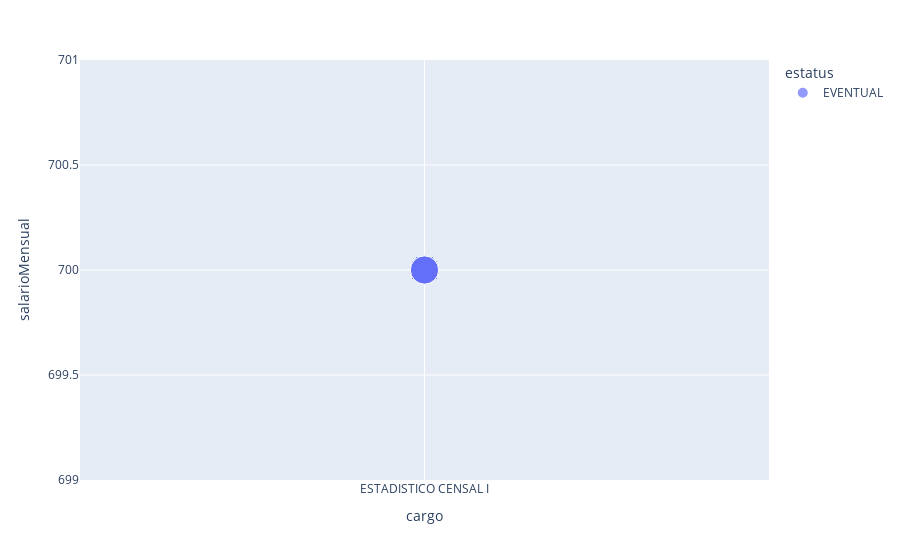
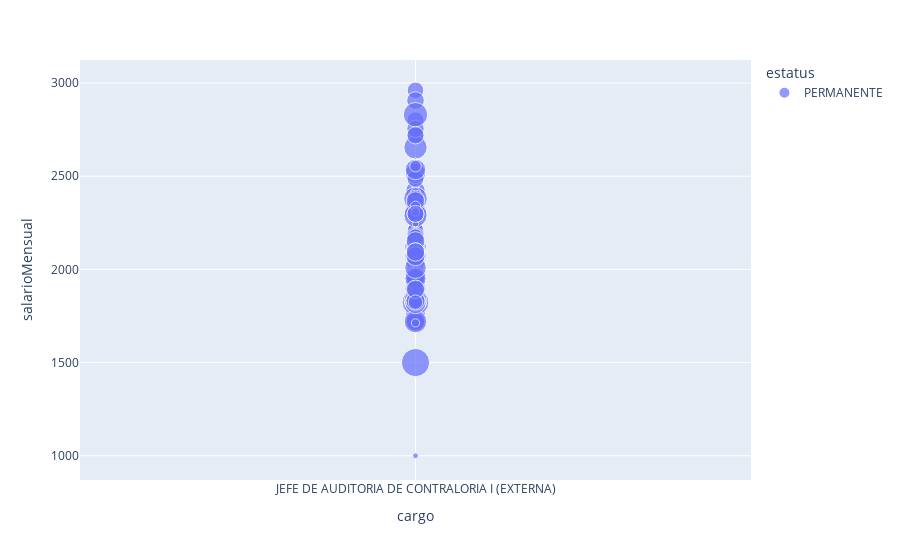
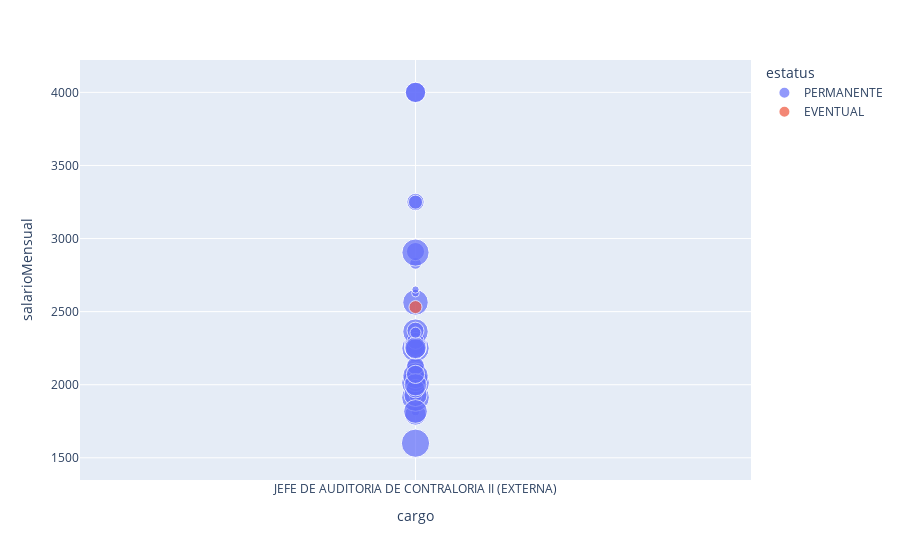

Write notebook code for charts like these, in order.
### Code cell
@interact

def plot_cargo(cargo = list(dataset.cargo.unique())):
    filter_dataset = dataset[dataset.cargo == cargo]

    fig = filter_dataset.plot(kind = 'scatter',
                              x = 'cargo',
                              y = 'salarioMensual',
                              color = 'estatus',
                              size = 'posicion')
    fig.show()

### Figure 1 — Plotly figure (JSON) as saved in the notebook; plotly's stock layout.template omitted (floating-point values rounded to 4 significant figures; data arrays with more than 128 entries replaced by an {"elided": "..."} marker saying what was removed)
{"data": [{"hovertemplate": "estatus=EVENTUAL<br>cargo=%{x}<br>salarioMensual=%{y}<br>posicion=%{marker.size}<extra></extra>", "legendgroup": "EVENTUAL", "marker": {"color": "#636efa", "size": {"elided": "156 int values"}, "sizemode": "area", "sizeref": 108.0, "symbol": "circle"}, "mode": "markers", "name": "EVENTUAL", "orientation": "v", "showlegend": true, "type": "scatter", "x": {"elided": "156 str values"}, "xaxis": "x", "y": {"elided": "156 int values"}, "yaxis": "y"}], "layout": {"legend": {"itemsizing": "constant", "title": {"text": "estatus"}, "tracegroupgap": 0}, "margin": {"t": 60}, "xaxis": {"anchor": "y", "domain": [0, 1], "title": {"text": "cargo"}}, "yaxis": {"anchor": "x", "domain": [0, 1], "title": {"text": "salarioMensual"}}}}

### Figure 2 — Plotly figure (JSON) as saved in the notebook; plotly's stock layout.template omitted (floating-point values rounded to 4 significant figures; data arrays with more than 128 entries replaced by an {"elided": "..."} marker saying what was removed)
{"data": [{"hovertemplate": "estatus=PERMANENTE<br>cargo=%{x}<br>salarioMensual=%{y}<br>posicion=%{marker.size}<extra></extra>", "legendgroup": "PERMANENTE", "marker": {"color": "#636efa", "size": {"elided": "172 int values"}, "sizemode": "area", "sizeref": 14.99, "symbol": "circle"}, "mode": "markers", "name": "PERMANENTE", "orientation": "v", "showlegend": true, "type": "scatter", "x": {"elided": "172 str values"}, "xaxis": "x", "y": {"elided": "172 float values"}, "yaxis": "y"}], "layout": {"legend": {"itemsizing": "constant", "title": {"text": "estatus"}, "tracegroupgap": 0}, "margin": {"t": 60}, "xaxis": {"anchor": "y", "domain": [0, 1], "title": {"text": "cargo"}}, "yaxis": {"anchor": "x", "domain": [0, 1], "title": {"text": "salarioMensual"}}}}

### Figure 3 — Plotly figure (JSON) as saved in the notebook; plotly's stock layout.template omitted (floating-point values rounded to 4 significant figures)
{"data": [{"hovertemplate": "estatus=PERMANENTE<br>cargo=%{x}<br>salarioMensual=%{y}<br>posicion=%{marker.size}<extra></extra>", "legendgroup": "PERMANENTE", "marker": {"color": "#636efa", "size": [497, 1049, 3868, 2404, 2931, 968, 5053, 3508, 3202, 3621, 6190, 2314, 5961, 2098, 460, 5830, 1536, 1036, 5963, 3687, 1176, 2937, 2445, 2756, 3140, 2549, 3139, 3562, 2516, 2439, 469, 2915, 3685, 3015, 3662, 4121, 3337, 1511, 2201, 5002, 3201, 5031, 2440, 951, 1619, 2649, 411, 2679, 2205, 3235, 3899, 5741, 2578, 2223, 3567, 4356, 957], "sizemode": "area", "sizeref": 15.47, "symbol": "circle"}, "mode": "markers", "name": "PERMANENTE", "orientation": "v", "showlegend": true, "type": "scatter", "x": ["JEFE DE AUDITORIA DE CONTRALORIA II (EXTERNA)", "JEFE DE AUDITORIA DE CONTRALORIA II (EXTERNA)", "JEFE DE AUDITORIA DE CONTRALORIA II (EXTERNA)", "JEFE DE AUDITORIA DE CONTRALORIA II (EXTERNA)", "JEFE DE AUDITORIA DE CONTRALORIA II (EXTERNA)", "JEFE DE AUDITORIA DE CONTRALORIA II (EXTERNA)", "JEFE DE AUDITORIA DE CONTRALORIA II (EXTERNA)", "JEFE DE AUDITORIA DE CONTRALORIA II (EXTERNA)", "JEFE DE AUDITORIA DE CONTRALORIA II (EXTERNA)", "JEFE DE AUDITORIA DE CONTRALORIA II (EXTERNA)", "JEFE DE AUDITORIA DE CONTRALORIA II (EXTERNA)", "JEFE DE AUDITORIA DE CONTRALORIA II (EXTERNA)", "JEFE DE AUDITORIA DE CONTRALORIA II (EXTERNA)", "JEFE DE AUDITORIA DE CONTRALORIA II (EXTERNA)", "JEFE DE AUDITORIA DE CONTRALORIA II (EXTERNA)", "JEFE DE AUDITORIA DE CONTRALORIA II (EXTERNA)", "JEFE DE AUDITORIA DE CONTRALORIA II (EXTERNA)", "JEFE DE AUDITORIA DE CONTRALORIA II (EXTERNA)", "JEFE DE AUDITORIA DE CONTRALORIA II (EXTERNA)", "JEFE DE AUDITORIA DE CONTRALORIA II (EXTERNA)", "JEFE DE AUDITORIA DE CONTRALORIA II (EXTERNA)", "JEFE DE AUDITORIA DE CONTRALORIA II (EXTERNA)", "JEFE DE AUDITORIA DE CONTRALORIA II (EXTERNA)", "JEFE DE AUDITORIA DE CONTRALORIA II (EXTERNA)", "JEFE DE AUDITORIA DE CONTRALORIA II (EXTERNA)", "JEFE DE AUDITORIA DE CONTRALORIA II (EXTERNA)", "JEFE DE AUDITORIA DE CONTRALORIA II (EXTERNA)", "JEFE DE AUDITORIA DE CONTRALORIA II (EXTERNA)", "JEFE DE AUDITORIA DE CONTRALORIA II (EXTERNA)", "JEFE DE AUDITORIA DE CONTRALORIA II (EXTERNA)", "JEFE DE AUDITORIA DE CONTRALORIA II (EXTERNA)", "JEFE DE AUDITORIA DE CONTRALORIA II (EXTERNA)", "JEFE DE AUDITORIA DE CONTRALORIA II (EXTERNA)", "JEFE DE AUDITORIA DE CONTRALORIA II (EXTERNA)", "JEFE DE AUDITORIA DE CONTRALORIA II (EXTERNA)", "JEFE DE AUDITORIA DE CONTRALORIA II (EXTERNA)", "JEFE DE AUDITORIA DE CONTRALORIA II (EXTERNA)", "JEFE DE AUDITORIA DE CONTRALORIA II (EXTERNA)", "JEFE DE AUDITORIA DE CONTRALORIA II (EXTERNA)", "JEFE DE AUDITORIA DE CONTRALORIA II (EXTERNA)", "JEFE DE AUDITORIA DE CONTRALORIA II (EXTERNA)", "JEFE DE AUDITORIA DE CONTRALORIA II (EXTERNA)", "JEFE DE AUDITORIA DE CONTRALORIA II (EXTERNA)", "JEFE DE AUDITORIA DE CONTRALORIA II (EXTERNA)", "JEFE DE AUDITORIA DE CONTRALORIA II (EXTERNA)", "JEFE DE AUDITORIA DE CONTRALORIA II (EXTERNA)", "JEFE DE AUDITORIA DE CONTRALORIA II (EXTERNA)", "JEFE DE AUDITORIA DE CONTRALORIA II (EXTERNA)", "JEFE DE AUDITORIA DE CONTRALORIA II (EXTERNA)", "JEFE DE AUDITORIA DE CONTRALORIA II (EXTERNA)", "JEFE DE AUDITORIA DE CONTRALORIA II (EXTERNA)", "JEFE DE AUDITORIA DE CONTRALORIA II (EXTERNA)", "JEFE DE AUDITORIA DE CONTRALORIA II (EXTERNA)", "JEFE DE AUDITORIA DE CONTRALORIA II (EXTERNA)", "JEFE DE AUDITORIA DE CONTRALORIA II (EXTERNA)", "JEFE DE AUDITORIA DE CONTRALORIA II (EXTERNA)", "JEFE DE AUDITORIA DE CONTRALORIA II (EXTERNA)"], "xaxis": "x", "y": [1815, 2830.0, 2071, 1998, 2023, 1923, 2563, 1796, 4000, 2273, 1600, 3250, 1913, 2265, 2015, 2250, 3249, 2048, 2013, 2293, 1923, 2023, 2264, 2300, 2302, 2911, 1998, 2252, 2249, 2024, 2627, 2112, 2252, 2023, 2273, 1930, 2024, 2300, 2071, 2061, 4000, 2363, 2129, 2300, 2252, 1973, 2651, 2252, 2300, 2245, 2000, 2904, 2071, 2370, 2252, 1817, 2356], "yaxis": "y"}, {"hovertemplate": "estatus=EVENTUAL<br>cargo=%{x}<br>salarioMensual=%{y}<br>posicion=%{marker.size}<extra></extra>", "legendgroup": "EVENTUAL", "marker": {"color": "#EF553B", "size": [1319], "sizemode": "area", "sizeref": 15.47, "symbol": "circle"}, "mode": "markers", "name": "EVENTUAL", "orientation": "v", "showlegend": true, "type": "scatter", "x": ["JEFE DE AUDITORIA DE CONTRALORIA II (EXTERNA)"], "xaxis": "x", "y": [2531], "yaxis": "y"}], "layout": {"legend": {"itemsizing": "constant", "title": {"text": "estatus"}, "tracegroupgap": 0}, "margin": {"t": 60}, "xaxis": {"anchor": "y", "domain": [0, 1], "title": {"text": "cargo"}}, "yaxis": {"anchor": "x", "domain": [0, 1], "title": {"text": "salarioMensual"}}}}
